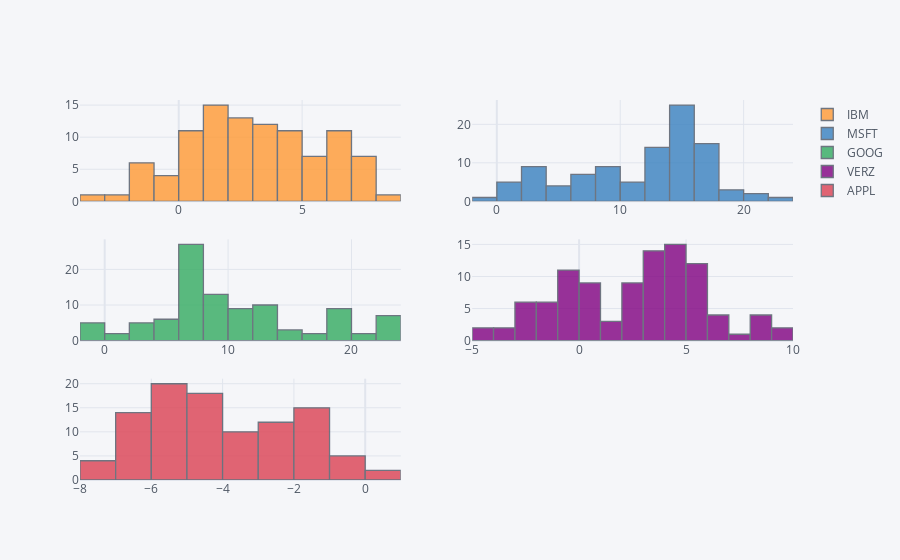

Notebook cell for this chart:
### Markdown cell above
## Histogram

### Code cell
df.iplot(kind='hist', asFigure=True, subplots=True, bins=15)

### Figure 1 — Plotly figure (JSON) as saved in the notebook; plotly's stock layout.template omitted (floating-point values rounded to 4 significant figures)
{"data": [{"histfunc": "count", "histnorm": "", "marker": {"color": "rgba(255, 153, 51, 1.0)", "line": {"color": "#4D5663", "width": 1.3}}, "name": "IBM", "nbinsx": 15, "opacity": 0.8, "orientation": "v", "type": "histogram", "x": [0.8344, 0.1613, -1.355, -0.9614, -1.323, 0.6012, 1.066, 2.295, 3.953, 3.932, 3.378, 3.261, 1.489, 1.265, 0.9529, 1.448, -0.2404, 0.4057, 1.541, 0.332, 1.167, 2.112, 2.183, 1.644, 2.451, 0.2435, 1.93, 1.981, 2.032, 1.351, 1.549, 2.139, 2.685, 3.386, 3.704, 5.922, 5.821, 6.336, 6.246, 5.236, 4.512, 3.597, 4.205, 4.475, 4.701, 6.589, 6.619, 6.787, 6.706, 6.196, 6.607, 6.367, 7.979, 8.247, 7.106, 7.606, 7.358, 7.221, 6.565, 5.551, 4.86, 4.613, 4.574, 4.978, 5.984, 7.188, 7.12, 5.174, 5.274, 6.07, 4.744, 4.845, 2.477, 3.512, 3.48, 1.871, 1.204, 0.5575, 2.166, 3.761, 3.254, 4.479, 3.387, 2.625, 1.94, 0.8142, 2.499, 2.864, 2.996, 1.365, 0.03324, -0.008922, 0.5426, -0.2377, -3.108, -1.585, -1.665, -1.766, -1.475, -2.8], "xaxis": "x", "yaxis": "y"}, {"histfunc": "count", "histnorm": "", "marker": {"color": "rgba(55, 128, 191, 1.0)", "line": {"color": "#4D5663", "width": 1.3}}, "name": "MSFT", "nbinsx": 15, "opacity": 0.8, "orientation": "v", "type": "histogram", "x": [0.2681, 0.2676, 0.1633, -0.3103, 0.4142, 1.324, 2.539, 2.53, 2.628, 3.277, 2.495, 3.361, 3.217, 3.465, 4.996, 5.591, 3.532, 4.402, 4.566, 6.148, 6.509, 7.331, 8.848, 9.178, 10.35, 9.227, 10.2, 9.75, 9.361, 8.642, 8.29, 6.874, 8.152, 8.446, 7.13, 6.399, 7.471, 10.05, 10.52, 11.32, 14.44, 14.34, 15.17, 15.06, 14.63, 15.0, 15.23, 15.88, 17.21, 17.69, 17.03, 16.39, 16.79, 16.81, 16.21, 16.1, 14.78, 15.41, 14.64, 14.8, 13.34, 12.98, 13.56, 13.4, 13.56, 13.62, 14.52, 13.85, 14.12, 15.39, 15.7, 15.17, 13.07, 14.76, 14.63, 12.04, 12.92, 13.72, 14.66, 17.17, 15.49, 14.7, 15.49, 15.83, 15.34, 13.68, 13.54, 13.85, 16.76, 17.05, 17.62, 16.53, 16.77, 17.71, 18.05, 19.36, 19.36, 20.24, 21.82, 23.11], "xaxis": "x2", "yaxis": "y2"}, {"histfunc": "count", "histnorm": "", "marker": {"color": "rgba(50, 171, 96, 1.0)", "line": {"color": "#4D5663", "width": 1.3}}, "name": "GOOG", "nbinsx": 15, "opacity": 0.8, "orientation": "v", "type": "histogram", "x": [-0.8063, -1.065, -1.011, -0.2024, -0.6856, 1.354, 1.654, 3.65, 3.826, 2.528, 3.402, 6.243, 7.167, 6.557, 5.243, 5.512, 6.022, 6.576, 4.932, 3.404, 4.432, 5.319, 5.678, 6.956, 6.901, 6.878, 8.033, 7.651, 7.877, 7.113, 6.826, 6.937, 7.376, 6.07, 6.642, 7.256, 7.343, 7.804, 7.611, 8.408, 7.808, 8.923, 10.09, 8.638, 7.874, 7.977, 8.521, 7.729, 9.176, 9.434, 9.42, 8.672, 8.132, 7.309, 6.67, 8.22, 7.193, 8.56, 9.895, 11.21, 11.89, 11.75, 12.44, 12.99, 11.18, 12.25, 11.14, 11.84, 11.17, 11.3, 12.77, 14.18, 12.55, 13.17, 12.11, 12.49, 12.73, 14.0, 13.35, 15.81, 17.52, 17.96, 18.21, 18.09, 19.14, 18.69, 18.71, 18.92, 18.18, 18.28, 19.35, 20.83, 21.06, 22.11, 22.6, 22.21, 23.3, 23.05, 23.23, 22.46], "xaxis": "x3", "yaxis": "y3"}, {"histfunc": "count", "histnorm": "", "marker": {"color": "rgba(128, 0, 128, 1.0)", "line": {"color": "#4D5663", "width": 1.3}}, "name": "VERZ", "nbinsx": 15, "opacity": 0.8, "orientation": "v", "type": "histogram", "x": [-0.9527, 0.3721, -1.268, -1.776, -2.695, -4.068, -4.228, -3.818, -3.694, -2.947, -2.949, -2.209, -2.257, -1.531, -0.3634, 0.207, 0.406, 0.8583, -0.2415, -0.1119, 1.171, -1.541, -2.266, -0.5842, 0.07973, -1.773, -0.7847, 0.4809, 0.2986, -0.8575, -1.561, -0.6082, -0.3034, 2.391, 3.653, 4.38, 3.0, 3.367, 3.885, 4.388, 5.331, 5.36, 5.402, 5.286, 5.325, 5.55, 6.842, 7.442, 6.136, 5.229, 5.655, 5.855, 5.311, 4.55, 2.693, 4.532, 4.124, 2.797, 2.067, 2.085, 2.687, 3.001, 1.397, 0.3622, -0.6116, -0.1965, 0.9966, 1.299, 3.465, 2.726, 3.57, 3.163, 3.291, 4.57, 2.854, 3.533, 4.389, 6.449, 8.699, 8.777, 9.479, 9.293, 8.199, 8.015, 5.734, 4.557, 4.761, 4.686, 4.129, 3.549, 3.551, 3.813, 3.401, 4.745, 5.005, 3.978, 4.279, 4.154, 4.822, 6.354], "xaxis": "x4", "yaxis": "y4"}, {"histfunc": "count", "histnorm": "", "marker": {"color": "rgba(219, 64, 82, 1.0)", "line": {"color": "#4D5663", "width": 1.3}}, "name": "APPL", "nbinsx": 15, "opacity": 0.8, "orientation": "v", "type": "histogram", "x": [-0.1968, 0.2938, -2.147, -1.91, -2.313, -2.319, -3.396, -4.587, -7.025, -5.245, -4.131, -4.451, -4.847, -6.383, -6.77, -5.36, -3.173, -5.382, -5.198, -4.022, -4.503, -4.866, -5.286, -5.107, -5.811, -4.694, -3.691, -2.605, -3.726, -5.455, -4.98, -4.384, -4.379, -4.418, -3.988, -3.536, -5.756, -5.718, -6.203, -6.839, -7.691, -7.023, -5.636, -5.767, -6.176, -6.643, -6.109, -6.086, -5.742, -6.101, -6.414, -7.28, -5.656, -5.489, -4.139, -2.989, -3.569, -4.163, -2.469, -2.345, -1.687, -1.7, -2.368, -1.772, -1.235, -0.5509, -1.529, -1.869, -1.524, -1.709, -1.728, -3.448, -2.043, -2.79, -1.551, -2.782, -4.379, -3.464, -2.262, -1.63, -1.114, 0.03489, -0.3316, -0.1842, -0.8109, -1.008, -1.908, -3.765, -4.008, -6.54, -5.806, -6.429, -5.214, -5.722, -4.691, -5.25, -6.382, -6.755, -5.279, -4.429], "xaxis": "x5", "yaxis": "y5"}], "layout": {"autosize": true, "barmode": "overlay", "legend": {"bgcolor": "#F5F6F9", "font": {"color": "#4D5663"}}, "paper_bgcolor": "#F5F6F9", "plot_bgcolor": "#F5F6F9", "title": {"font": {"color": "#4D5663"}}, "xaxis": {"anchor": "y", "autorange": true, "domain": [0, 0.45], "gridcolor": "#E1E5ED", "range": [-4, 9], "showgrid": true, "tickfont": {"color": "#4D5663"}, "title": {"font": {"color": "#4D5663"}, "text": ""}, "type": "linear", "zerolinecolor": "#E1E5ED"}, "xaxis2": {"anchor": "y2", "autorange": true, "domain": [0.55, 1], "gridcolor": "#E1E5ED", "range": [-2, 24], "showgrid": true, "tickfont": {"color": "#4D5663"}, "title": {"font": {"color": "#4D5663"}, "text": ""}, "type": "linear", "zerolinecolor": "#E1E5ED"}, "xaxis3": {"anchor": "y3", "autorange": true, "domain": [0, 0.45], "gridcolor": "#E1E5ED", "range": [-2, 24], "showgrid": true, "tickfont": {"color": "#4D5663"}, "title": {"font": {"color": "#4D5663"}, "text": ""}, "type": "linear", "zerolinecolor": "#E1E5ED"}, "xaxis4": {"anchor": "y4", "autorange": true, "domain": [0.55, 1], "gridcolor": "#E1E5ED", "range": [-5, 10], "showgrid": true, "tickfont": {"color": "#4D5663"}, "title": {"font": {"color": "#4D5663"}, "text": ""}, "type": "linear", "zerolinecolor": "#E1E5ED"}, "xaxis5": {"anchor": "y5", "autorange": true, "domain": [0, 0.45], "gridcolor": "#E1E5ED", "range": [-8, 1], "showgrid": true, "tickfont": {"color": "#4D5663"}, "title": {"font": {"color": "#4D5663"}, "text": ""}, "type": "linear", "zerolinecolor": "#E1E5ED"}, "yaxis": {"anchor": "x", "autorange": true, "domain": [0.7333, 1], "gridcolor": "#E1E5ED", "range": [0, 15.79], "showgrid": true, "tickfont": {"color": "#4D5663"}, "title": {"font": {"color": "#4D5663"}, "text": ""}, "zerolinecolor": "#E1E5ED"}, "yaxis2": {"anchor": "x2", "autorange": true, "domain": [0.7333, 1], "gridcolor": "#E1E5ED", "range": [0, 26.32], "showgrid": true, "tickfont": {"color": "#4D5663"}, "title": {"font": {"color": "#4D5663"}, "text": ""}, "zerolinecolor": "#E1E5ED"}, "yaxis3": {"anchor": "x3", "autorange": true, "domain": [0.3667, 0.6333], "gridcolor": "#E1E5ED", "range": [0, 28.42], "showgrid": true, "tickfont": {"color": "#4D5663"}, "title": {"font": {"color": "#4D5663"}, "text": ""}, "zerolinecolor": "#E1E5ED"}, "yaxis4": {"anchor": "x4", "autorange": true, "domain": [0.3667, 0.6333], "gridcolor": "#E1E5ED", "range": [0, 15.79], "showgrid": true, "tickfont": {"color": "#4D5663"}, "title": {"font": {"color": "#4D5663"}, "text": ""}, "zerolinecolor": "#E1E5ED"}, "yaxis5": {"anchor": "x5", "autorange": true, "domain": [0, 0.2667], "gridcolor": "#E1E5ED", "range": [0, 21.05], "showgrid": true, "tickfont": {"color": "#4D5663"}, "title": {"font": {"color": "#4D5663"}, "text": ""}, "zerolinecolor": "#E1E5ED"}}}
